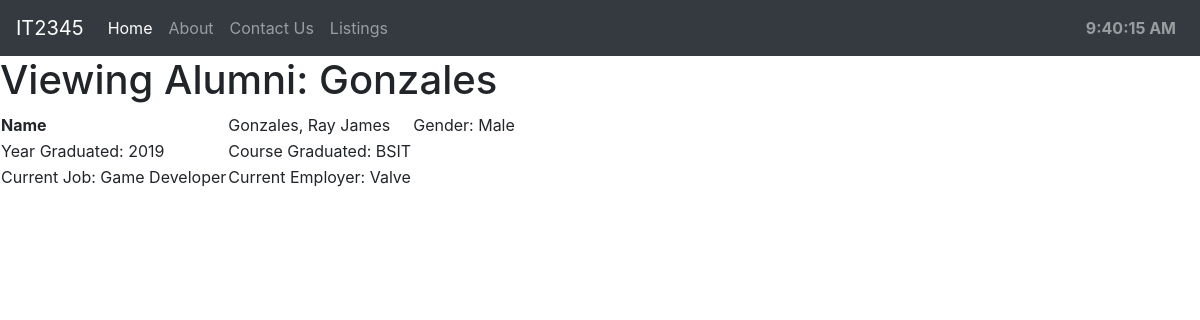
The page /view_alumni/2 on the database its author committed.
### todo_list/models.py (models this page shows, shortened)
class AlumniModel(models.Model):
    lastName    = models.CharField(max_length = 200)
    firstName   = models.CharField(max_length = 200)
    gender      = models.CharField(max_length = 200)
    year        = models.IntegerField(max_length = 200)
    course      = models.CharField(max_length = 200)
    job         = models.CharField(max_length = 200)
    employer    = models.CharField(max_length = 200)

### todo_list/views.py (the view)
# urls.py: path('view_alumni/<alumniModel_id>', todo_views.view_alumni, name='view_alumni'),
def view_alumni(request, alumniModel_id):
    alumni = AlumniModel.objects.get(pk = alumniModel_id)
    context = {'alumniModel_id': alumniModel_id, 'alumni': alumni }
    return render(request, 'view_alumni.html', context)

### todo_list/templates/view_alumni.html (shortened to what this page needs)
{% extends 'base.html' %}
{% block content %}
	<h1>Viewing Alumni: {{ alumni.lastName }}</h1>
	<table class="my-2 my-lg-0" method="GET">{% csrf_token %}
	    <tr><th>Name</th><td>{{ alumni.lastName }}, {{ alumni.firstName }}</td><td>Gender: {{ alumni.gender }}</td></tr>
	    <tr><td>Year Graduated: {{ alumni.year }}</td><td>Course Graduated: {{ alumni.course }}</td></tr>
	    <tr><td>Current Job: {{ alumni.job }}</td><td>Current Employer: {{ alumni.employer }}</td></tr>
	</table>
{% endblock %}

### rows shown on the page
AlumniModel: lastName "Gonzales", firstName "Ray James", gender "Male", year "2019", course "BSIT", job "Game Developer", employer "Valve"
